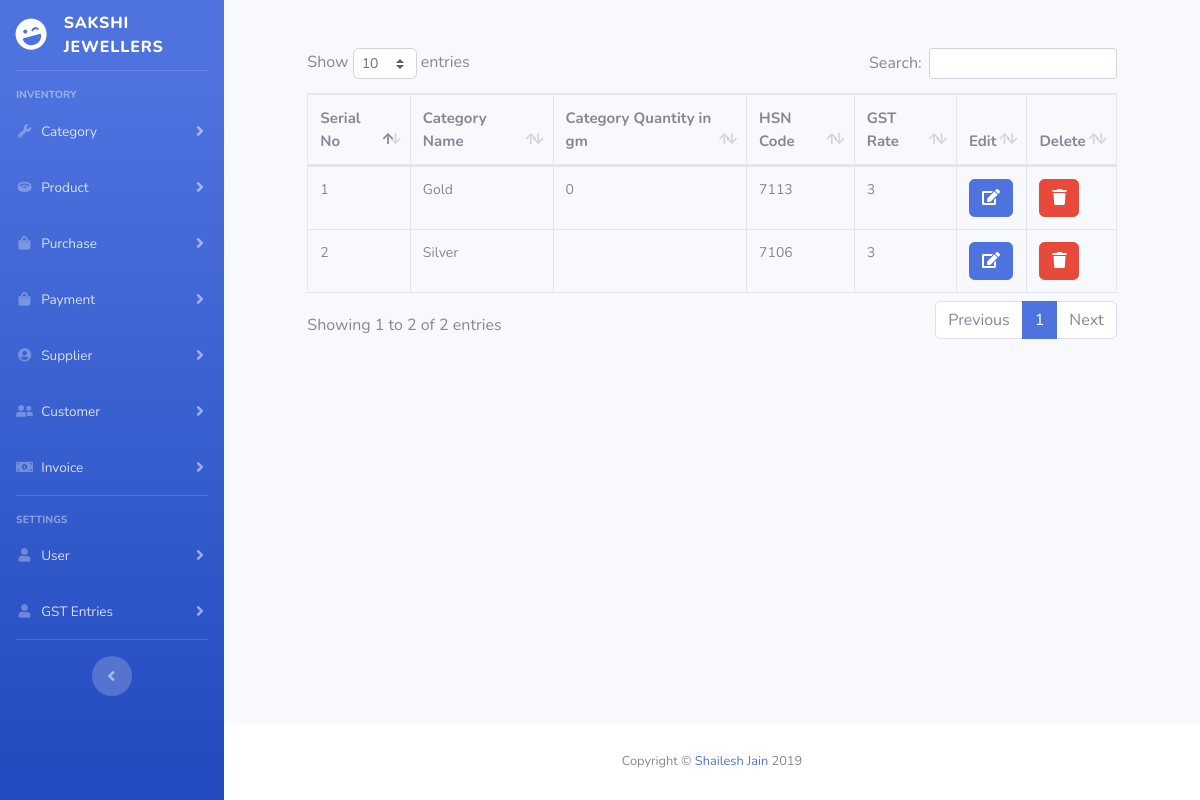
/categories.php, run on the app's committed database.
### tables this page shows
CREATE TABLE `categories` (
  `category_id` int(11) NOT NULL,
  `category_name` varchar(255) NOT NULL,
  `gst_id` int(11) NOT NULL,
  `deleted` int(1) NOT NULL DEFAULT '0',
  `created_at` datetime NOT NULL,
  `updated_at` datetime NOT NULL,
  `deleted_at` datetime NOT NULL,
  `created_by` int(11) NOT NULL,
  `updated_by` int(11) NOT NULL,
  `deleted_by` int(11) NOT NULL
);

CREATE TABLE `gst` (
  `gst_id` int(11) NOT NULL,
  `hsn_code` int(11) NOT NULL,
  `gst_rate` double NOT NULL,
  `wef` date NOT NULL,
  `deleted` int(1) NOT NULL DEFAULT '0',
  `created_at` datetime NOT NULL,
  `deleted_at` datetime NOT NULL,
  `created_by` int(11) NOT NULL,
  `deleted_by` int(11) NOT NULL
);

### categories.php (called while the page is built, shortened)
<?php
require_once ('helpers/static-components.php');

### db/core/CRUD.class.php (called while the page is built, shortened)
<?php
class CRUD
{
    private static $pdo;
    private static $dsn = "mysql:host=".HOST.";dbname=".DB;
    public static function init()
    {
        try
        {
            self::$pdo = new PDO(self::$dsn, USERNAME, PASSWORD);
            self::$pdo->setAttribute(PDO::ATTR_DEFAULT_FETCH_MODE, PDO::FETCH_OBJ);
        }
        catch (PDOException $ex)
        {
             throw $ex;
        }
    }
    public static function query($query, ...$params)
    {
        if(strpos($query, "?") === false){
            $res = self::$pdo->query($query);
            return $res;
        }
        return self::executePreparedStatement($query, ...$params);
    }
}

### db/models/Category.class.php (called while the page is built, shortened)
<?php
class Category extends Table
{
    public static function viewAll(){
        return $rs = CRUD::query("SELECT @sr_no:=@sr_no+1 as serial_no, categories.category_id, categories.category_name, gst.gst_rate, gst.hsn_code, SUM(products.product_quantity) as total_quantity FROM (SELECT * FROM categories WHERE categories.deleted = 0) as categories LEFT JOIN gst ON categories.gst_id = gst.gst_id LEFT JOIN products ON products.category_id = categories.category_id INNER JOIN (SELECT @sr_no:= 0) AS a GROUP BY categories.category_id");
    }
}

### includes/pages/categories/view-all-categories.php (the view, shortened to what this page needs)
<?php
$rs = Category::viewAll();
$column_names_as = array(
    "serial_no" => "Serial No",
    "category_name" => "Category Name",
    "total_quantity" => "Category Quantity in gm",
    "hsn_code" => "HSN Code",
    "gst_rate" => "GST Rate"
);
require_once 'includes/pages/categories/delete-category.php';
?>
    <div class="row">
        <div class="offset-1 col-md-10">
            <div class="table-responsive">
                <table class="tables table table-bordered">
                    <thead>
                    <tr>
                        <?php
                        foreach ($column_names_as as $column_name_as) {
                            echo "<th>{$column_name_as}</th>";
                        }
                        ?>
                        <th>Edit</th>
                        <th>Delete</th>
                    </tr>
                    </thead>
                    <tbody>
                    <?php
                    $column_names = array_keys($column_names_as);
                    while($row = $rs->fetch(PDO::FETCH_ASSOC)) {
                        echo "<tr>";
                        foreach ($column_names as $column_name) {
                            echo "<td>$row[$column_name]</td>";
                        }
                        echo "<td><a class='btn btn-primary text-white' href='categories.php?src=edit-category&id={$row["category_id"]}' data-toggle='tooltip' data-html='true' title='Edit this product'><i class='fa fa-edit'></i></a></td>";
                        echo "<td><a class='btn btn-danger text-white delete' data-toggle='modal' data-target='#deleteModal' data-html='true' title='Delete this Category' data-delete='categories.php?form=delete-category&id={$row["category_id"]}'><i class='fa fa-trash'></i></a></td>";
                        echo "</tr>";
                    }
                    ?>
                    </tbody>
                </table>
            </div>
        </div>
    </div>

### data on the page
categories: column_name "1", category_name "Gold", column_name "0", gst.hsn_code "7113", gst.gst_rate "3"
categories: column_name "2", category_name "Silver", gst.hsn_code "7106", gst.gst_rate "3"

### other printed values
$column_name_as "Serial No"
$column_name_as "Category Name"
$column_name_as "Category Quantity in gm"
$column_name_as "HSN Code"
$column_name_as "GST Rate"
